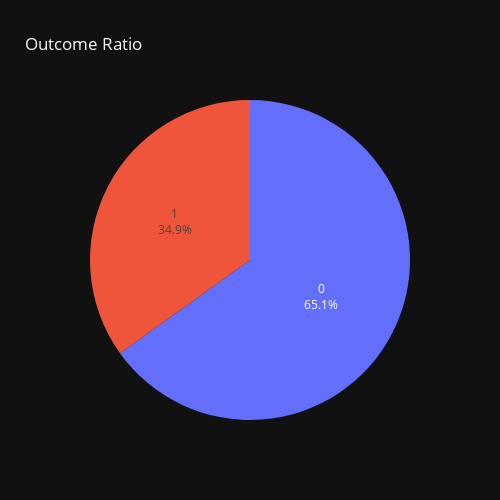

Notebook code cell kept with this figure:
### Markdown cell above
# Data Exploration:
## Question 4
* Check the balance of the data by plotting the count of outcomes by their value. Describe your findings and plan future course of action.

### Code cell
fig = px.pie(values = df['outcome'].value_counts(),
                      
                      height = 500, 
                      width = 500,                     
                      template = 'plotly_dark',
                      title = 'Outcome Ratio'
                      )
fig.update_traces(textposition='inside', textinfo='percent+label', showlegend = False)

fig.show()

### Figure 1 — Plotly figure (JSON) as saved in the notebook; plotly's stock layout.template omitted (floating-point values rounded to 4 significant figures)
{"data": [{"domain": {"x": [0, 1], "y": [0, 1]}, "hovertemplate": "value=%{value}<extra></extra>", "legendgroup": "", "name": "", "showlegend": false, "textinfo": "percent+label", "textposition": "inside", "type": "pie", "values": [500, 268]}], "layout": {"height": 500, "legend": {"tracegroupgap": 0}, "title": {"text": "Outcome Ratio"}, "width": 500}}
